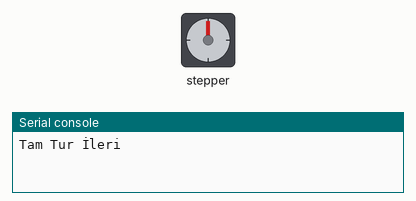
Bench run of a program on a simulated Raspberry Pi Pico running MicroPython. On the bench: stepper motor, the last lines printed to the serial console. The stepper is drawn at 2048 steps a turn.

Above: at 0.15 s.
At 9.76 s:
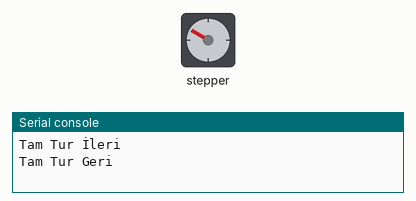
At 19.41 s:
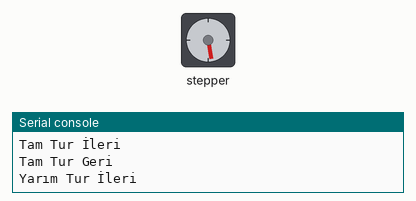
At 39.95 s:
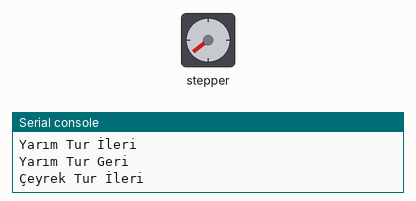
Timing chart, 0 to 40.0 s (numbered marks = the images above):
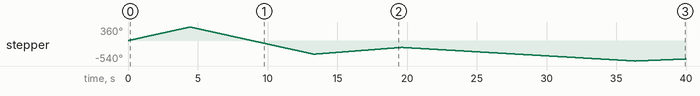

Measured:
- by itself, stepper: turns 360° clockwise in 4.4 s, then 720° counter-clockwise in 8.8 s, then 180° clockwise in 6.3 s, then 360° counter-clockwise in 16.7 s, and so on

The program:

StepMotorKullanma.py
```python
#Step motor kütüphenesi kullanma#                     #// Step motorun kütüphanesinin kullanımını anlatan uygulamadır. //#

# Step motoru çalıştırmak için Step motor jumperın takılı olduğundan emin olun.
# "step_lib.py" dosyasını aynı isimde Pico'nun içine kaydedin. İsmini değiştirmeyin!

from machine import Pin
import utime
from step_lib import tamTurIleri, tamTurGeri, yarimTurIleri, yarimTurGeri, ceyrekTurIleri, ceyrekTurGeri, adimSayIleri, adimSayGeri
# Parametreler pozitif tam sayı olarak girilmelidir.
# İlk parametre tur sayısı(varsayılan=1) , 2. parametre tur hızı (1-100 aralığında, varsayılan=100)

while True:
    print("Tam Tur İleri")
    tamTurIleri(1,100)            # 100 hızında 1 tam ileri tur (Saat Yönü Tersi)

    print("Tam Tur Geri")
    tamTurGeri(2,100)             # 100 hızında 2 tam geri tur  (Saat Yönü)

    print("Yarım Tur İleri")
    yarimTurIleri(1,98)           # 98 hızında 1 yarım ileri tur

    print("Yarım Tur Geri")
    yarimTurGeri(2,97)            # 97 hızında 2 yarım geri tur

    print("Çeyrek Tur İleri")
    ceyrekTurIleri(3,95)          # 95 hızında 3 çeyrek ileri tur

    print("Çeyrek Tur Geri")
    ceyrekTurGeri(2, 90)          # 90 hızında 2 çeyrek geri tur

    print("Adım Sayısı İleri")
    adimSayIleri(64, 100)          # 100 hızında 64 adım ileri, hassas döndürme

    print("Adım Sayısı Geri")
    adimSayGeri(64, 100)          # 100 hızında 64 adım geri, hassas döndürme

    print("TURLAR BİTTİ")
    print("--------------------------------------------------")
```

step_lib.py
```python
# 28byj-48 Step Motor Kütüphanesidir#
# Bu kütüphane dosyasını açtıktan sonra, farklı kaydet diyerek Pico'nun içine "step_lib.py" isminde kaydedin.
# Parametreler pozitif tam sayı olarak girilmelidir.
# İlk parametre tur sayısı(varsayılan=1) , 2. parametre tur hızı (1-100 aralığında, varsayılan=100)
# adimSayIleri ve adimSayGeri fonksiyonu İlk parametre adım tur sayısı(varsayılan=64) , 2. parametre tur hızı (1-100 aralığında, varsayılan=100)

# # # # Bu kütüphane Ankara Kanuni MTAL - Atölye Ankara Ekibi Öğretmenleri tarafından yazılmıştır. # # # #
# # # # https://atolyeankara.com/ # # # #

from machine import Pin
import utime

in_1 = Pin(11, Pin.OUT)
in_2 = Pin(12, Pin.OUT)
in_3 = Pin(13, Pin.OUT)
in_4 = Pin(14, Pin.OUT)

Pinler = [in_1, in_2, in_3, in_4]

Adimlar =[
  [1,0,0,0],
  [1,1,0,0],
  [0,1,0,0],
  [0,1,1,0],
  [0,0,1,0],
  [0,0,1,1],
  [0,0,0,1],
  [1,0,0,1]
  ]

def convert(x, in_min, in_max, out_min, out_max):    # Girilen hızı yüzdesel olarak terslemek için kullanılacak.
    return (x - in_min) * (out_max - out_min) // (in_max - in_min) + out_min

def tamTurIleri(turSayisi=1, hiz=100):              # tur sayısı kadar saat yönünde ileri tam tur atar.
    if turSayisi<=0 or isinstance(turSayisi, int)==False or isinstance(hiz, int)==False  or hiz<=0 or hiz>100:   # Girilen parametrelerin doğruluğu kontrol ediliyor.
        print("tamTurIleri Fonksiyonu İçin Geçersiz Parametre")
        return
    hiz= convert(hiz, 1, 100, 100, 1)       # Bekleme süresi tersleniyor, böylece hız arttırılıyor.

    for t in range(turSayisi):
        for z in range(512):
            for i in range(8):
                for j in range(4):
                    Pinler[j].value(Adimlar[i][j])
                utime.sleep_ms(hiz)

def tamTurGeri(turSayisi=1, hiz=100):       # tur sayısı kadar saat yönünde geri tam tur atar.
    if turSayisi<=0 or isinstance(turSayisi, int)==False or isinstance(hiz, int)==False or hiz<=0 or hiz>100:   # Girilen parametrelerin doğruluğu kontrol ediliyor.
        print("tamTurGeri Fonksiyonu İçin Geçersiz Parametre")
        return
    hiz= convert(hiz, 1, 100, 100, 1)       # Bekleme süresi tersleniyor, böylece hız arttırılıyor.

    for t in range(turSayisi):
        for z in range(512):
            for i in range(7,-1,-1):
                for j in range(4):
                    Pinler[j].value(Adimlar[i][j])
                utime.sleep_ms(hiz)

def yarimTurIleri(turSayisi=1, hiz=100):
    if turSayisi<=0 or isinstance(turSayisi, int)==False or isinstance(hiz, int)==False or hiz<=0 or hiz>100:   # Girilen parametrelerin doğruluğu kontrol ediliyor.
        print("yarimTurIleri Fonksiyonu İçin Geçersiz Parametre")
        return
    hiz= convert(hiz, 1, 100, 100, 1)       # Bekleme süresi tersleniyor, böylece hız arttırılıyor.

    for t in range(turSayisi):
        for z in range(256):
            for i in range(8):
                for j in range(4):
                    Pinler[j].value(Adimlar[i][j])
                utime.sleep_ms(hiz)

def yarimTurGeri(turSayisi=1, hiz=100):
    if turSayisi<=0 or isinstance(turSayisi, int)==False or isinstance(hiz, int)==False or hiz<=0 or hiz>100:   # Girilen parametrelerin doğruluğu kontrol ediliyor.
        print("yarimTurGeri Fonksiyonu İçin Geçersiz Parametre")
        return
    hiz= convert(hiz, 1, 100, 100, 1)       # Bekleme süresi tersleniyor, böylece hız arttırılıyor.

    for t in range(turSayisi):
        for z in range(256):
            for i in range(7,-1,-1):
                for j in range(4):
                    Pinler[j].value(Adimlar[i][j])
                utime.sleep_ms(hiz)

def ceyrekTurIleri(turSayisi=1, hiz=100):
    if turSayisi<=0 or isinstance(turSayisi, int)==False or isinstance(hiz, int)==False or hiz<=0 or hiz>100:   # Girilen parametrelerin doğruluğu kontrol ediliyor.
        print("ceyrekTurIleri Fonksiyonu İçin Geçersiz Parametre")
        return
    hiz= convert(hiz, 1, 100, 100, 1)       # Bekleme süresi tersleniyor, böylece hız arttırılıyor.

    for t in range(turSayisi):
        for z in range(128):
            for i in range(8):
                for j in range(4):
                    Pinler[j].value(Adimlar[i][j])
                utime.sleep_ms(hiz)

def ceyrekTurGeri(turSayisi=1, hiz=100):
    if turSayisi<=0 or isinstance(turSayisi, int)==False or isinstance(hiz, int)==False or hiz<=0 or hiz>100:   # Girilen parametrelerin doğruluğu kontrol ediliyor.
        print("ceyrekTurGeri Fonksiyonu İçin Geçersiz Parametre")
        return
    hiz= convert(hiz, 1, 100, 100, 1)       # Bekleme süresi tersleniyor, böylece hız arttırılıyor.

    for t in range(turSayisi):
        for z in range(128):
            for i in range(7,-1,-1):
                for j in range(4):
                    Pinler[j].value(Adimlar[i][j])
                utime.sleep_ms(hiz)

def adimSayIleri(adimSayisi=64, hiz=100):  # Step motor adım sayısına göre 512 birim hassas döndürme, adimSayisi 1-512 aralığında olmalıdır.
    if adimSayisi<=0 or isinstance(adimSayisi, int)==False or isinstance(hiz, int)==False  or hiz<=0 or hiz>100:   # Girilen parametrelerin doğruluğu kontrol ediliyor.
        print("tamTurIleri Fonksiyonu İçin Geçersiz Parametre")
        return
    hiz= convert(hiz, 1, 100, 100, 1)       # Bekleme süresi tersleniyor, böylece hız arttırılıyor.

    for z in range(adimSayisi):
        for i in range(8):
            for j in range(4):
                Pinler[j].value(Adimlar[i][j])
            utime.sleep_ms(hiz)

def adimSayGeri(adimSayisi=64, hiz=100):  # Step motor adım sayısına göre 512 birim hassas döndürme, adimSayisi 1-512 aralığında olmalıdır.
    if adimSayisi<=0 or isinstance(adimSayisi, int)==False or isinstance(hiz, int)==False  or hiz<=0 or hiz>100:   # Girilen parametrelerin doğruluğu kontrol ediliyor.
        print("tamTurIleri Fonksiyonu İçin Geçersiz Parametre")
        return
    hiz= convert(hiz, 1, 100, 100, 1)       # Bekleme süresi tersleniyor, böylece hız arttırılıyor.

    for z in range(adimSayisi):
        for i in range(7,-1,-1):
            for j in range(4):
                Pinler[j].value(Adimlar[i][j])
            utime.sleep_ms(hiz)


# tamTurIleri(1,90)
# tamTurGeri(1,100)
# yarimTurIleri(1,100)
# yarimTurGeri(1,100)
# ceyrekTurIleri(1,100)
# ceyrekTurGeri(1,100)
```
